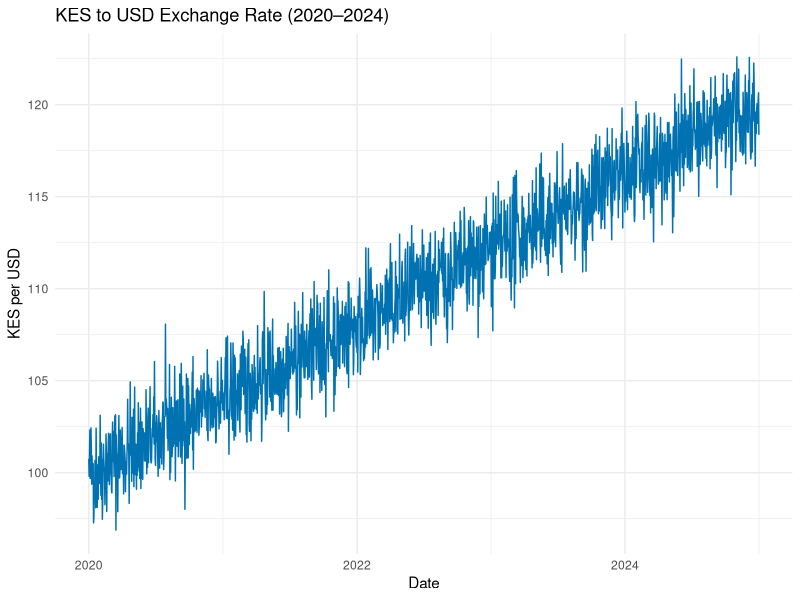
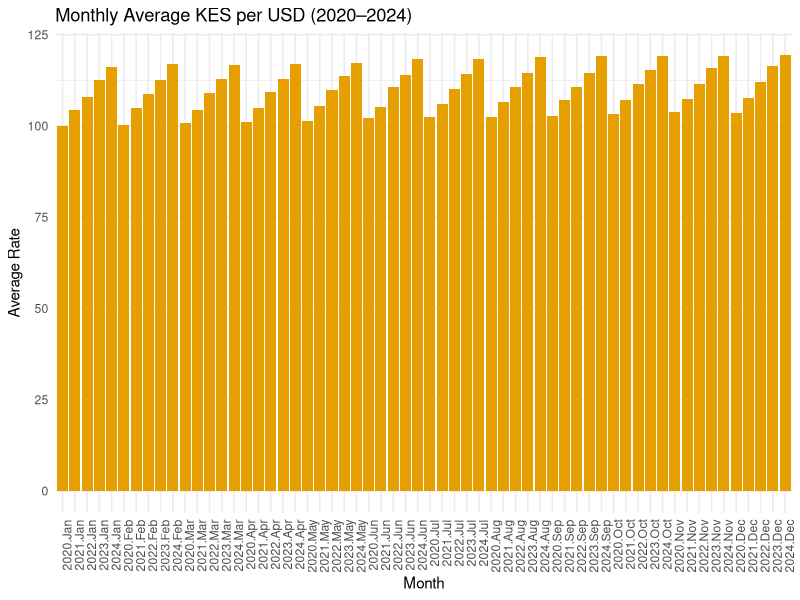

R code for these plots, in order:
# Load libraries
library(tidyverse)
library(lubridate)

# Read data
forex_data <- read_csv("kes_usd_2020_2024.csv")

# Preview data
glimpse(forex_data)

# Convert date column
forex_data <- forex_data %>%
  mutate(date = ymd(date),
         year = year(date),
         month = month(date, label = TRUE))

# Plot 1: KES/USD trend over time
ggplot(forex_data, aes(x = date, y = kes_per_usd)) +
  geom_line(color = "#0072B2") +
  labs(
    title = "KES to USD Exchange Rate (2020–2024)",
    x = "Date", y = "KES per USD"
  ) +
  theme_minimal()

# Plot 2: Monthly average exchange rate
monthly_avg <- forex_data %>%
  group_by(year, month) %>%
  summarise(avg_kes = mean(kes_per_usd), .groups = "drop")

ggplot(monthly_avg, aes(x = interaction(year, month), y = avg_kes)) +
  geom_col(fill = "#E69F00") +
  labs(
    title = "Monthly Average KES per USD (2020–2024)",
    x = "Month", y = "Average Rate"
  ) +
  theme_minimal() +
  theme(axis.text.x = element_text(angle = 90, hjust = 1))
